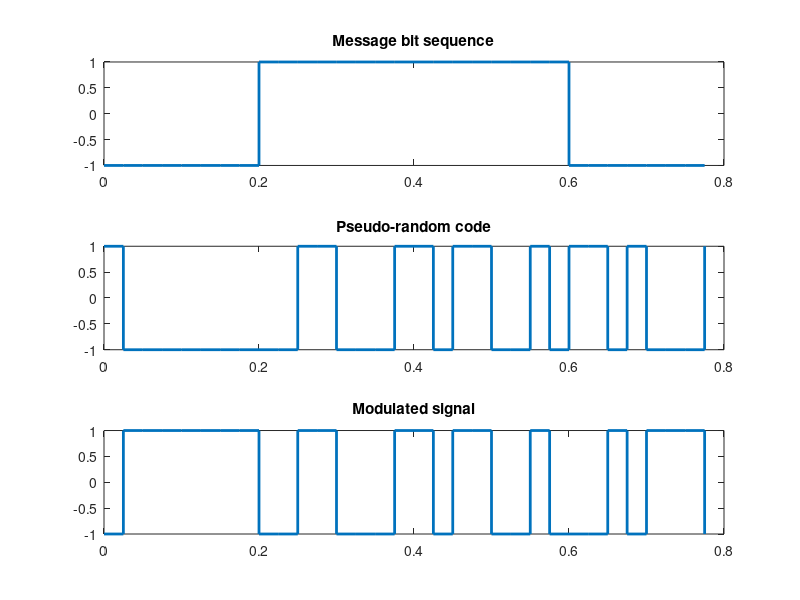
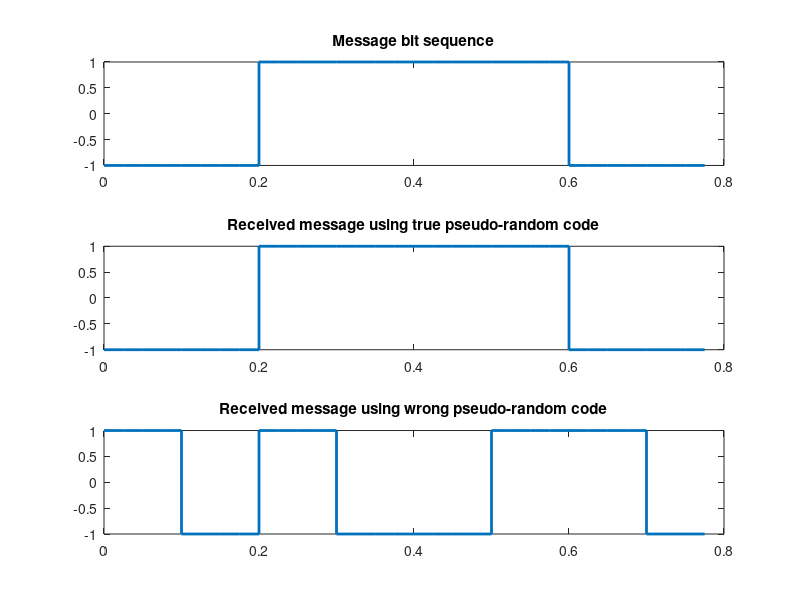
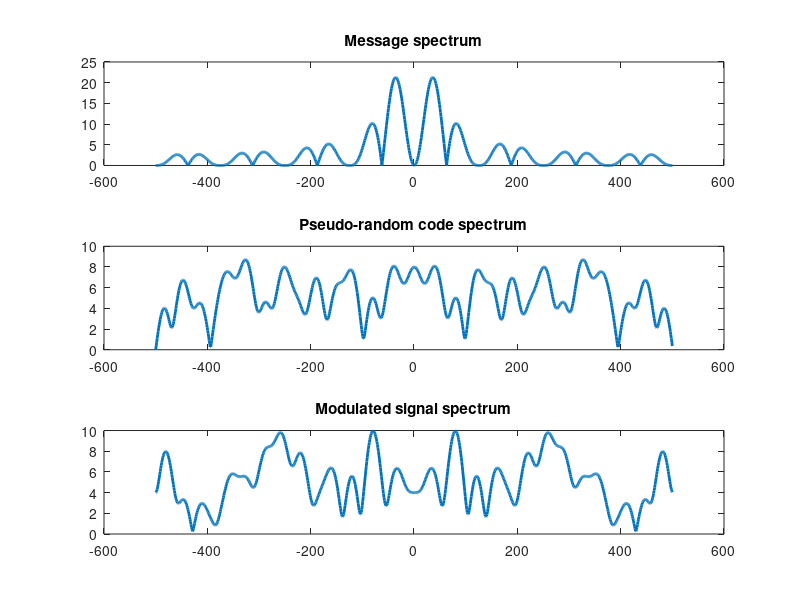
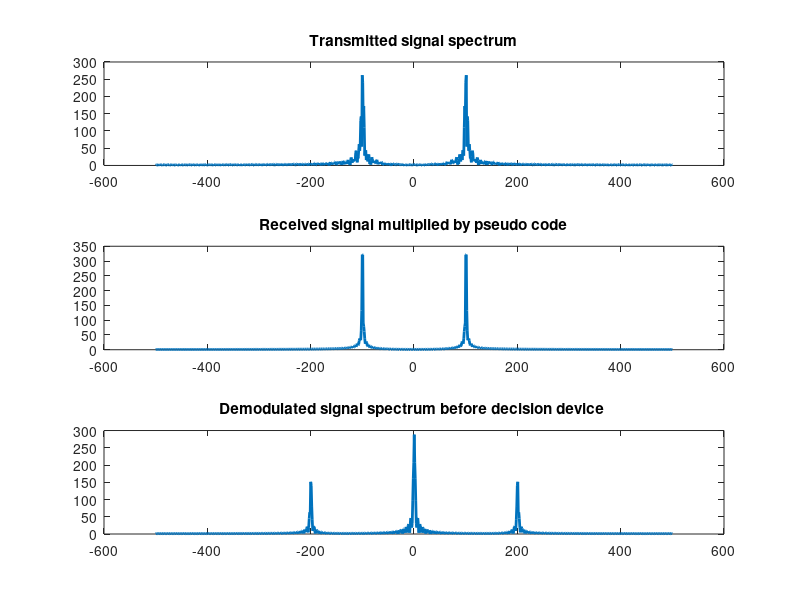

MATLAB code to generate these figures, in order:
clear all;

% parameters
Fs = 1000;
fc = 100;
fp = 4;
bit_t = 0.1;

% message generation with BPSK
m = [0 0 1 1 1 1 0 0];
for bit = 1:length(m)
   if(m(bit)==0)
        m(bit) = -1;
   end
end 

message =  repmat(m,fp,1);
message =  reshape(message,1,[]);

% PN generation and multiply with message
pn_code = randi([0,1],1,length(m)*fp);

for bit = 1:length(pn_code)
   if(pn_code(bit)==0)
        pn_code(bit) = -1;
   end
end 

DSSS = message.*pn_code;

%% create carrier and multipy with encoded sequence
t = 0:1/Fs:(bit_t-1/Fs);
s0 = -1*cos(2*pi*fc*t);
s1 = cos(2*pi*fc*t);
carrier = [];
BPSK = [];
for i = 1:length(DSSS)
    if (DSSS(i) == 1)
        BPSK = [BPSK s1];
    elseif (DSSS(i) == -1)
        BPSK = [BPSK s0];
    end 
    carrier = [carrier s1];
end    

%% demodulation
rx =[];
for i = 1:length(pn_code)
    if(pn_code(i)==1)
        rx = [rx BPSK((((i-1)*length(t))+1):i*length(t))];
    else
        rx = [rx (-1)*BPSK((((i-1)*length(t))+1):i*length(t))];
    end    
end 

demod = rx.*carrier;
result = [];
for i = 1:length(m)
   x = length(t)*fp;
   cx = sum(carrier(((i-1)*x)+1:i*x).*demod(((i-1)*x)+1:i*x));
   if(cx>0)
       result = [result 1];
   else
       result = [result -1];
   end    
end    

pn_codeWrong = randi([0,1],1,length(m)*fp);
resultWrong = [];
rx2 =[];
for i = 1:length(pn_code)
    if(pn_codeWrong(i)==1)
        rx2 = [rx2 BPSK((((i-1)*length(t))+1):i*length(t))];
    else
        rx2 = [rx2 (-1)*BPSK((((i-1)*length(t))+1):i*length(t))];
    end    
end 

demod2 = rx2.*carrier;
for i = 1:length(m)
   x = length(t)*fp;
   cx = sum(carrier(((i-1)*x)+1:i*x).*demod2(((i-1)*x)+1:i*x));
   if(cx>0)
       resultWrong = [resultWrong 1];
   else
       resultWrong = [resultWrong -1];
   end    
end    
message1 =  repmat(result,fp,1);
message1 =  reshape(message1,1,[]);
message2 =  repmat(resultWrong,fp,1);
message2 =  reshape(message2,1,[]);
%% Draw original message, PN code , encoded sequence on time domain
pn_size = length(pn_code);
tpn = linspace(0,length(m)*bit_t-bit_t/fp,pn_size);
tm = 0:bit_t/fp:length(m)*bit_t-bit_t/fp;
figure
subplot(311)
stairs(tm,message,'linewidth',2)
title('Message bit sequence')
axis([0 length(m)*bit_t -1 1]);
subplot(312)
stairs(tpn,pn_code,'linewidth',2)
title('Pseudo-random code');
axis([0 length(m)*bit_t -1 1]);
subplot(313)
stairs(tpn,DSSS,'linewidth',2)
title('Modulated signal');
axis([0 length(m)*bit_t -1 1]);

figure
subplot(311)
stairs(tm,message,'linewidth',2)
title('Message bit sequence')
axis([0 length(m)*bit_t -1 1]);
subplot(312)
stairs(tm,message1,'linewidth',2)
title('Received message using true pseudo-random code')
axis([0 length(m)*bit_t -1 1]);
subplot(313)
stairs(tm,message2,'linewidth',2)
title('Received message using wrong pseudo-random code')
axis([0 length(m)*bit_t -1 1]);

%% Draw original message, PN code , encoded sequence on frequency domain
f = linspace(-Fs/2,Fs/2,1024);
figure
subplot(311)
plot(f,abs(fftshift(fft(message,1024))),'linewidth',2);
title('Message spectrum')
subplot(312)
plot(f,abs(fftshift(fft(pn_code,1024))),'linewidth',2);
title('Pseudo-random code spectrum');
subplot(313)
plot(f,abs(fftshift(fft(DSSS,1024))),'linewidth',2);
title('Modulated signal spectrum');
figure;
subplot(311)
plot(f,abs(fftshift(fft(BPSK,1024))),'linewidth',2);
title('Transmitted signal spectrum');
subplot(312)
plot(f,abs(fftshift(fft(rx,1024))),'linewidth',2);
title('Received signal multiplied by pseudo code');
subplot(313)
plot(f,abs(fftshift(fft(demod,1024))),'linewidth',2);
title('Demodulated signal spectrum before decision device ');